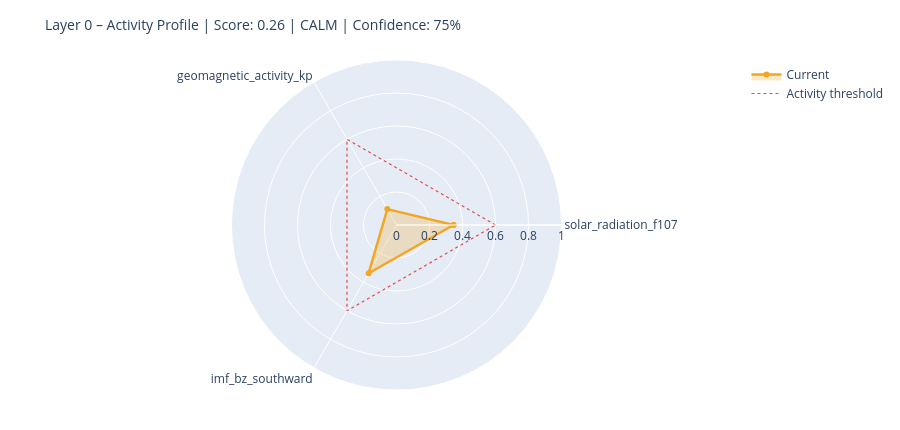

Write notebook code for a chart like this one.
### Markdown cell above
---
## 6. State Assessment & Handoff to Layer 1

### Code cell
# ============================================================
# STEP 1 – Collect raw values with source modes
# Mode: 'primary' | 'fallback_3h' | 'last_valid' | 'missing'
# ============================================================

def safe_last(df, col):
    if df is None or col not in df.columns: return None
    s = df[col].dropna()
    return float(s.iloc[-1]) if not s.empty else None

f107_now = safe_last(df_f107, 'f10.7')
bz_now   = safe_last(df_mag,  'bz_gsm')
kp_now   = safe_last(df_kp,   'kp')
sw_now   = safe_last(df_sw,   'speed')

source_modes = {
    'F10.7':    'primary'  if f107_now is not None else 'missing',
    'Kp':       'primary'  if kp_now   is not None else 'missing',
    'IMF_Bz':   'primary'  if bz_now   is not None else 'missing',
    'SW_speed': 'primary'  if sw_now   is not None else 'missing',
}

# Kp Fallback – 3h endpoint
if kp_now is None:
    try:
        r = requests.get(
            'https://services.swpc.noaa.gov/json/noaa-planetary-k-index.json',
            timeout=10)
        r.raise_for_status()
        fb = pd.DataFrame(r.json())
        tc = next((c for c in fb.columns if 'time' in c.lower()), fb.columns[0])
        kc = next((c for c in fb.columns if 'kp' in c.lower() and c != tc), None)
        if kc:
            fb[kc] = fb[kc].astype(str).str.extract(r'([0-9]+(?:\.[0-9]*)?)')[0]
            fb[kc] = pd.to_numeric(fb[kc], errors='coerce')
            fb = fb[fb[kc] >= 0].dropna(subset=[kc])
            if not fb.empty:
                kp_now = float(fb[kc].iloc[-1])
                source_modes['Kp'] = 'fallback_3h'
                print(f'  Kp fallback (3h): {kp_now:.1f}')
    except Exception as e:
        print(f'  Kp fallback failed: {e}')

# Solar Wind Fallback – last valid value
if sw_now is None and df_sw is not None and 'speed' in df_sw.columns:
    s = df_sw['speed'].dropna()
    if not s.empty:
        sw_now = float(s.iloc[-1])
        source_modes['SW_speed'] = 'last_valid'
        print(f'  SW fallback (last_valid): {sw_now:.0f} km/s')

print()
print('Source modes:', source_modes)

# ============================================================
# STEP 2 – Score from available components only
# ============================================================

def norm(v, lo, hi):
    if v is None: return None
    return max(0.0, min(1.0, (v - lo) / (hi - lo)))

COMPONENTS = {
    'solar_radiation_f107':    (f107_now, norm(f107_now, 60, 250)),
    'geomagnetic_activity_kp': (kp_now,   norm(kp_now,   0,   9)),
    'imf_bz_southward':        (bz_now,   norm(-(bz_now or 0) if bz_now else None, -5, 30)
                                           if bz_now is not None else None),
    'solar_wind_speed':        (sw_now,   norm(sw_now, 300, 800)),
}

available   = {k: v[1] for k, v in COMPONENTS.items() if v[1] is not None}
unavailable = [k for k, v in COMPONENTS.items() if v[1] is None]

layer0_score = round(sum(available.values()) / len(available), 4) if available else None
confidence   = round(len(available) / len(COMPONENTS), 2)

level = ('unknown'  if layer0_score is None
         else 'calm'     if layer0_score < 0.3
         else 'moderate' if layer0_score < 0.6
         else 'active')

# ============================================================
# STEP 3 – Dominant Driver
# ============================================================

def dominant_driver(kp, f107, bz, sw):
    candidates = []
    if kp   is not None and kp   >= 4:   candidates.append(('geomagnetic',    kp / 9))
    if sw   is not None and sw   >= 500:  candidates.append(('solar_wind',     sw / 800))
    if bz   is not None and bz   <= -5:   candidates.append(('imf_southward',  abs(bz) / 30))
    if f107 is not None and f107 >= 150:  candidates.append(('solar_radiation',f107 / 250))
    return max(candidates, key=lambda x: x[1])[0] if candidates else 'none'

driver = dominant_driver(kp_now, f107_now, bz_now, sw_now)

# ============================================================
# STEP 4 – Downstream expectations
# ============================================================

def downstream_expectation(driver, score, kp, bz, f107):
    exp = {
        'magnetosphere':        'calm',
        'ionosphere':           'calm',
        'schumann_resonance':   'unchanged',
        'lithosphere_currents': 'low',
    }
    if driver == 'geomagnetic' or (kp and kp >= 5):
        exp['magnetosphere']        = 'compressed / storm'
        exp['ionosphere']           = 'elevated disturbance (TEC variability)'
        exp['schumann_resonance']   = 'elevated amplitude possible'
        exp['lithosphere_currents'] = 'elevated induction currents'
    elif driver == 'imf_southward' or (bz and bz <= -5):
        exp['magnetosphere']        = 'energy coupling active'
        exp['ionosphere']           = 'elevated electron density possible'
        exp['schumann_resonance']   = 'slight modulation possible'
    elif driver == 'solar_radiation' or (f107 and f107 >= 150):
        exp['ionosphere']           = 'elevated ionization (F-layer)'
        exp['schumann_resonance']   = 'slightly elevated background activity'
    return exp

downstream = downstream_expectation(driver, layer0_score, kp_now, bz_now, f107_now)

# ============================================================
# CONSOLE OUTPUT
# ============================================================

W = 58
print('=' * W)
print('LAYER 0 – STATE ASSESSMENT')
print('=' * W)
for name, (raw_v, score_v) in COMPONENTS.items():
    if score_v is not None:
        bar = '█' * int(score_v * 20) + '░' * (20 - int(score_v * 20))
        print(f'  {name:<35}  {bar}  {score_v:.2f}')
    else:
        print(f'  {name:<35}  {"─" * 20}  n/a')
print('-' * W)
print(f'  Score ({len(available)}/{len(COMPONENTS)} components):  {layer0_score:.3f}')
print(f'  Confidence:         {confidence:.0%}')
print(f'  Level:              {level.upper()}')
print(f'  Dominant Driver:    {driver}')

# Radar chart
cats = list(available.keys())
vals = list(available.values())
if len(cats) >= 3:
    fig = go.Figure()
    fig.add_trace(go.Scatterpolar(
        r=vals + [vals[0]], theta=cats + [cats[0]],
        fill='toself', fillcolor='rgba(242,166,35,0.25)',
        line=dict(color='#F2A623', width=2.5), name='Current'
    ))
    fig.add_trace(go.Scatterpolar(
        r=[0.6] * (len(cats) + 1), theta=cats + [cats[0]],
        line=dict(color='#E24B4A', dash='dot', width=1.2),
        mode='lines', name='Activity threshold'
    ))
    fig.update_layout(
        title=dict(text=f'Layer 0 – Activity Profile | Score: {layer0_score:.2f} | {level.upper()} | Confidence: {confidence:.0%}',
                   font=dict(size=14)),
        polar=dict(radialaxis=dict(visible=True, range=[0, 1])),
        height=430, showlegend=True,
        margin=dict(l=60, r=60, t=60, b=40)
    )
    fig.show()

### Figure 1 — Plotly figure (JSON) as saved in the notebook; plotly's stock layout.template omitted (floating-point values rounded to 4 significant figures)
{"data": [{"fill": "toself", "fillcolor": "rgba(242,166,35,0.25)", "line": {"color": "#F2A623", "width": 2.5}, "name": "Current", "r": [0.3457, 0.1111, 0.3374, 0.3457], "theta": ["solar_radiation_f107", "geomagnetic_activity_kp", "imf_bz_southward", "solar_radiation_f107"], "type": "scatterpolar"}, {"line": {"color": "#E24B4A", "dash": "dot", "width": 1.2}, "mode": "lines", "name": "Activity threshold", "r": [0.6, 0.6, 0.6, 0.6], "theta": ["solar_radiation_f107", "geomagnetic_activity_kp", "imf_bz_southward", "solar_radiation_f107"], "type": "scatterpolar"}], "layout": {"height": 430, "margin": {"b": 40, "l": 60, "r": 60, "t": 60}, "polar": {"radialaxis": {"range": [0, 1], "visible": true}}, "showlegend": true, "title": {"font": {"size": 14}, "text": "Layer 0 – Activity Profile | Score: 0.26 | CALM | Confidence: 75%"}}}
